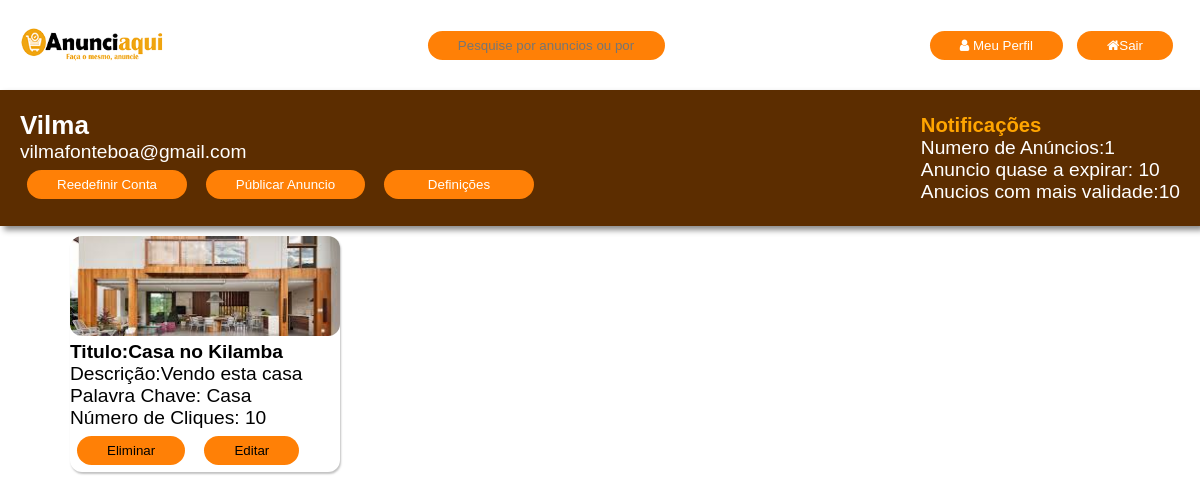
The app's page /view/perfil.php (signed in) with its own data.
### tables this page shows
CREATE TABLE IF NOT EXISTS `entrar` (
  `id` int(11) NOT NULL AUTO_INCREMENT,
  `usuario` varchar(50) DEFAULT NULL,
  `email` varchar(50) DEFAULT NULL,
  `morada` varchar(50) DEFAULT NULL,
  `senha` varchar(50) DEFAULT NULL,
  PRIMARY KEY (`id`)
);

CREATE TABLE IF NOT EXISTS `publicar` (
  `id` int(11) NOT NULL AUTO_INCREMENT,
  `titulo` varchar(50) DEFAULT NULL,
  `categoria` varchar(50) DEFAULT NULL,
  `local` varchar(50) DEFAULT NULL,
  `frase` varchar(500) DEFAULT NULL,
  `preco` varchar(50) DEFAULT NULL,
  `palavra` varchar(40) DEFAULT NULL,
  `pdata` varchar(40) DEFAULT NULL,
  `arquivo` varchar(40) DEFAULT NULL,
  `usuario` varchar(40) DEFAULT NULL,
  `visitas` int(11) DEFAULT NULL,
  `telefone` int(11) DEFAULT NULL,
  PRIMARY KEY (`id`)
);

### view/perfil.php (the view, shortened to what this page needs)
<?php
$host = "localhost";
$user = "root";
$password = "";
$database = "anuciar";
$banco = mysqli_connect($host, $user, $password, $database);
$sessao=$_SESSION['nome'];
$pub = mysqli_query($banco,"SELECT * FROM publicar  WHERE usuario='$sessao' ORDER BY id DESC");
$en = mysqli_query($banco,"SELECT email FROM entrar   WHERE usuario='$sessao' ORDER BY id DESC");
$mos = mysqli_query($banco,"SELECT min(visitas)titulo FROM publicar  WHERE usuario='$sessao' ORDER BY visitas DESC");
$maior = mysqli_query($banco,"SELECT max(visitas)pio FROM publicar WHERE usuario='$sessao'");
$contar = mysqli_query($banco,"SELECT count(visitas)conte FROM publicar WHERE usuario='$sessao'");
?>
<!DOCTYPE html>
<html>
<head>
	<link rel="stylesheet" href="../vendor/css/estilo.css">
    <link rel="stylesheet" href="../vendor/css/font-awesome/css/font-awesome.css">
    <link rel="stylesheet" href="../vendor/css/modal.css">
</head>
<body >
<header class="header">
<a href="logado.php"><img src="../vendor/logo.png"style="width:150px;"></a>
	  <form action="../controller/Pesquisar.php" method="post">
			<input type="text" name="pesq" placeholder="Pesquise por anuncios ou por palavras chaves..." class="btn grande"><br>
        </form>
        <nav>
            <ul class="menu">
                    <div class="botao">
                    <button class="btn"><i class="fa fa-user"></i> Meu Perfil</button>
                  <form method="post" action="deslogar.php">
                    <button class="btn"><i class="fa fa-home"></i>Sair</button>
                </form>
                </div>
            </ul>
        </nav>
    </header>
<div class="tela">
			<div class="profile">
					<div class="text">
						<h2><?php echo($_SESSION['nome']);?></h2>
						<p style="color:#fff; "><?php
						$pe = mysqli_fetch_assoc($en);
						echo $pe['email']; ?></p>
						<button class="btn" onclick="abrirModal();">Reedefinir Conta</button>
						<button class="btn" onclick="abrirModal_();">Públicar Anuncio</button>
<button class="btn" style="width: 150px; text-align: center;" name="eliminar"><a style="color:#fff;"href="../controller/Definicoes.php">Definições</a>
                		</button>
					</div>
			</div>
						<div class="Notificacoes">
							<h3 style="color:orange;">Notificações</h3>
							<p style="color: #fff;">Numero de Anúncios:<?php
				while ($res = mysqli_fetch_assoc($contar)) {
                    	echo($res['conte']);
                    }
						?><p>
								<p style="color: #fff;">Anuncio quase a expirar:	<?php
				while ($res = mysqli_fetch_assoc($mos)) {
                    	echo($res['titulo']);
                    }
						?></p>
									<p style="color: #fff;">Anucios com mais validade:<?php
				while ($reds = mysqli_fetch_assoc($maior)) {
                    	echo($reds['pio']);
                    }
						?>
									</p>
</div>
</div>
    		  <section class="sec" >
    <?php
    while ($sel = mysqli_fetch_assoc($pub)) {
    	  $id = $sel['id'];
?>
<div class="boxe">
	<?php  echo "<img class='img-boxe'src='../controller/upload/".$sel['arquivo']."'>";?>
			<h4>Titulo:<?php echo $sel["titulo"];?></h4>
			<p>Descrição:<?php echo $sel["frase"];?></p>
			<span>Palavra Chave: <?php echo $sel["palavra"];?></span><br>
			<span>Número de Cliques: <?php echo $sel["visitas"];?></span><br>
			<form method="POST" action="../controller/Excluir.php">
                    <button class="btn" type="submit" name="eliminar" >
<a name="eliminar" href="../controller/ExcluirEditar.php?id=<?php echo $id?>">Eliminar</button>
<button class="btn"> <a href="Editar-Anuncio.php?id=<?php echo $id?>">
    Editar</a>
	</button>
			</div>
        <?php
    }?>
</section>
</body>
</html>

### view/perfil.php (style rules this page uses)
.boxe { background-color:#fff; }
.sec { width: 90%; height: auto; margin:auto; }
.boxe { width: 25%; margin: 10px; border-radius: 12px; float: left; box-shadow: 1px 2px 2px #6666; }
.boxe img.img-boxe { width: 100%; height: 100px; object-fit: cover; border-radius: 12px; }

### records on screen
entrar: email "vilmafonteboa@gmail.com"
publicar: arquivo (picture), titulo "Casa no Kilamba", frase "Vendo esta casa", palavra "Casa", visitas "10"

### other values on screen
$_SESSION['nome'] "Vilma"
$res['conte'] "1"
$res['titulo'] "10"
$reds['pio'] "10"
